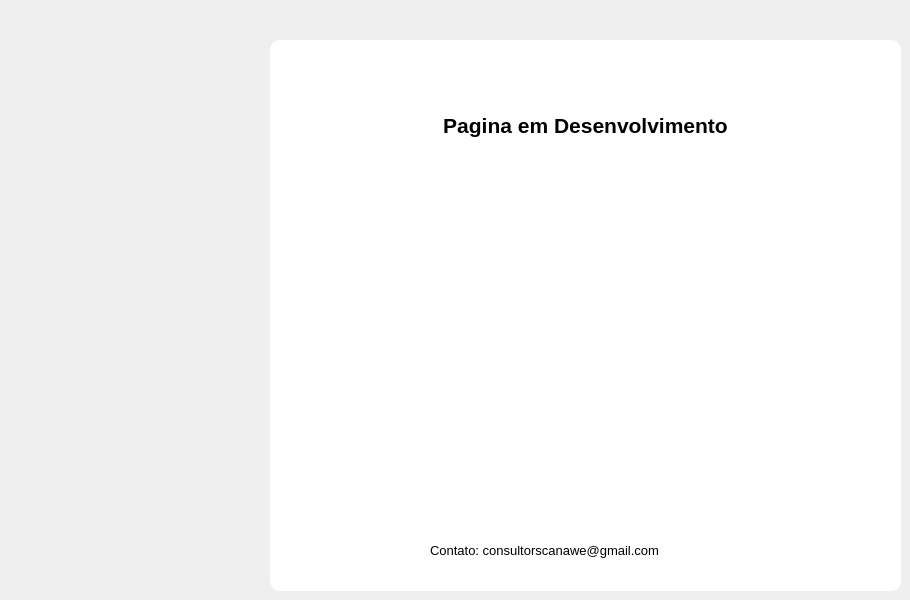
      <widget class="QWidget" name="GerarRelat">
       <widget class="QFrame" name="frame_15">
        <property name="geometry">
         <rect>
          <x>270</x>
          <y>40</y>
          <width>631</width>
          <height>551</height>
         </rect>
        </property>
        <property name="styleSheet">
         <string notr="true">QFrame{
	border-radius: 10px;
	background-color: rgb(255, 255, 255);
}</string>
        </property>
        <property name="frameShape">
         <enum>QFrame::StyledPanel</enum>
        </property>
        <property name="frameShadow">
         <enum>QFrame::Raised</enum>
        </property>
        <widget class="QLabel" name="label_30">
         <property name="geometry">
          <rect>
           <x>60</x>
           <y>190</y>
           <width>501</width>
           <height>271</height>
          </rect>
         </property>
         <property name="styleSheet">
          <string notr="true">image: url(:/icones/Desenvolvimento.jpg);</string>
         </property>
         <property name="text">
          <string/>
         </property>
        </widget>
        <widget class="QLabel" name="label_31">
         <property name="geometry">
          <rect>
           <x>0</x>
           <y>50</y>
           <width>631</width>
           <height>71</height>
          </rect>
         </property>
         <property name="text">
          <string>&lt;html&gt;&lt;head/&gt;&lt;body&gt;&lt;p align=&quot;center&quot;&gt;&lt;span style=&quot; font-size:16pt; font-weight:600;&quot;&gt;Pagina em Desenvolvimento&lt;/span&gt;&lt;/p&gt;&lt;/body&gt;&lt;/html&gt;</string>
         </property>
        </widget>
        <widget class="QLabel" name="label_32">
         <property name="geometry">
          <rect>
           <x>160</x>
           <y>500</y>
           <width>301</width>
           <height>21</height>
          </rect>
         </property>
         <property name="text">
          <string>&lt;html&gt;&lt;head/&gt;&lt;body&gt;&lt;p&gt;&lt;span style=&quot; font-size:10pt;&quot;&gt;Contato: consultorscanawe@gmail.com&lt;/span&gt;&lt;/p&gt;&lt;/body&gt;&lt;/html&gt;</string>
         </property>
        </widget>
       </widget>
      </widget>
